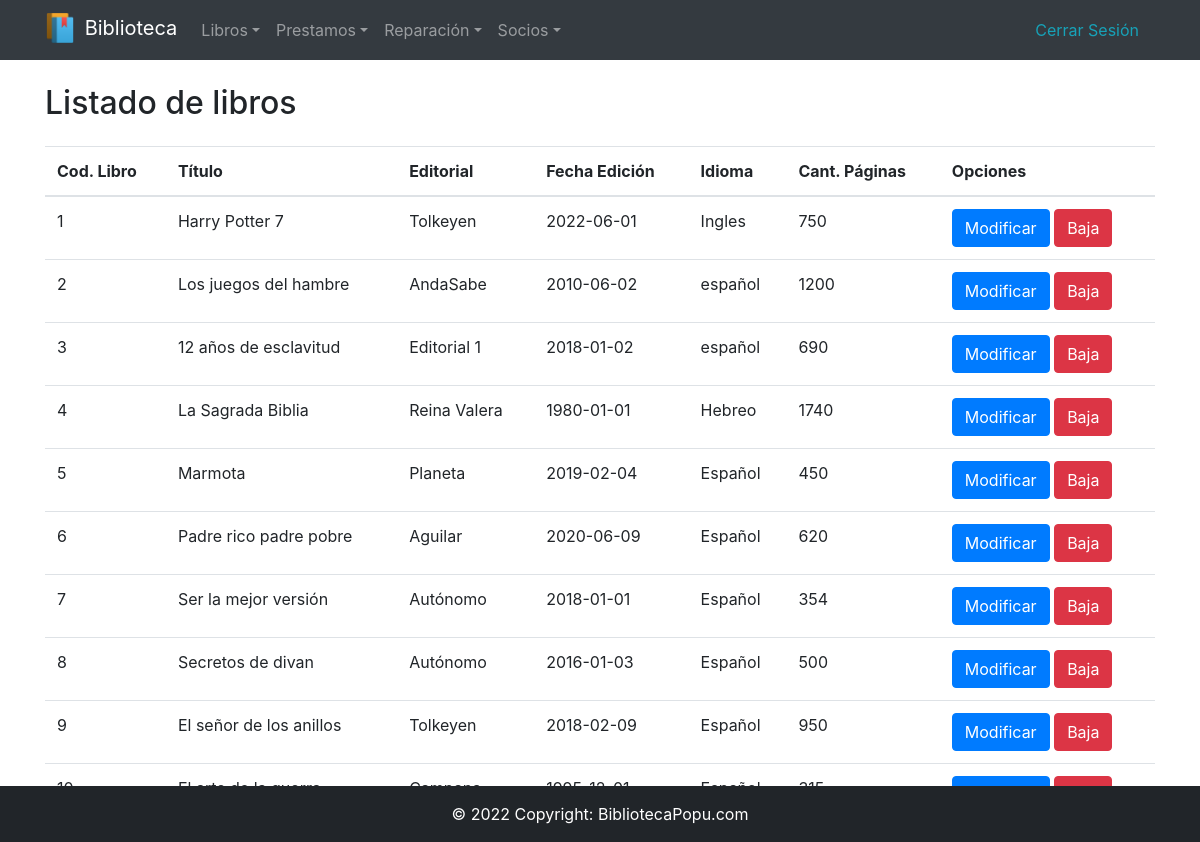
/templates/Libros/ListaLibros.php (signed in), run on the app's committed database.
### tables this page shows
CREATE TABLE `libro` (
  `cod_libro` int(11) NOT NULL AUTO_INCREMENT,
  `titulo` tinytext,
  `editorial` tinytext,
  `fedicion` date DEFAULT NULL,
  `idioma` tinytext,
  `estado` tinytext,
  `cantpaginas` int(11) DEFAULT NULL,
  PRIMARY KEY (`cod_libro`)
);

### config/database.php (called while the page is built, shortened)
<?php
function conectarDB() : mysqli {
    $db = mysqli_connect('localhost', 'root', '', 'biblioteca');
    $db->set_charset("utf8");
    return $db;
}
?>

### templates/Libros/ListaLibros.php (the view, shortened to what this page needs)
<?php include '../../config/funciones.php';
      include '../../config/database.php';
$query = "SELECT * FROM libro";
$resultado = mysqli_query(conectarDB(), $query);
include '../../Header.php';
if($resultado){
?>
<div class="container mt-4">
<h2>Listado de libros</h2>
    <table class="table mt-4">
        <thead>
            <tr>
                <th>Cod. Libro</th>
                <th>Título</th>
                <th>Editorial</th>
                <th>Fecha Edición</th>
                <th>Idioma</th>
                <th>Cant. Páginas</th>
                <th>Opciones</th>
            </tr>
        </thead>
        <tbody>
            <?php while($rep = mysqli_fetch_assoc($resultado)): ?>
            <tr>
                <td><?php echo $rep['cod_libro'] ?></td>
                <td><?php echo $rep['titulo'] ?></td>
                <td><?php echo $rep['editorial'] ?></td>
                <td><?php echo $rep['fedicion'] ?></td>
                <td><?php echo $rep['idioma'] ?></td>
                <td><?php echo $rep['cantpaginas'] ?></td>
                <td >
                <a name="" id="" class="btn btn-primary " href="ModificarLibro.php?id=<?php echo $rep['cod_libro']?>" role="button">Modificar</a>
                <a name="" id="" class="btn btn-danger " href="BajaLibro.php?id=<?php echo $rep['cod_libro']?>" role="button">Baja</a>
                </td>
            </tr>
            <?php endwhile ?>
        </tbody>
    </table>
</div>
<?php
}
include '../../Footer.php';
?>

### Header.php (shortened to what this page needs)
<!doctype html>
<html lang="en">
<head>
    <link rel="stylesheet" href="https://stackpath.bootstrapcdn.com/bootstrap/4.3.1/css/bootstrap.min.css">
</head>
<body>
    <nav class="navbar navbar-expand-sm navbar-dark bg-dark">
        <div class="container">
            <a class="navbar-brand" href="/">
            <img src="/images/icons/favicon.ico" width="30" height="30" class="mr-1 mb-1" alt="">
            Biblioteca</a>
            <div class="collapse navbar-collapse" id="collapsibleNavId">
                <ul class="navbar-nav mr-auto mt-2 mt-lg-0">
                    <li class="nav-item dropdown">
                        <a class="nav-link dropdown-toggle" href="#" id="dropdownId" data-toggle="dropdown" aria-haspopup="true" aria-expanded="false">Libros</a>
                    </li>
                    <li class="nav-item dropdown">
                        <a class="nav-link dropdown-toggle" href="#" id="dropdownId" data-toggle="dropdown" aria-haspopup="true" aria-expanded="false">Prestamos</a>
                    </li>
                    <li class="nav-item dropdown">
                        <a class="nav-link dropdown-toggle" href="#" id="dropdownId" data-toggle="dropdown" aria-haspopup="true" aria-expanded="false">Reparación</a>
                    </li>
                    <li class="nav-item dropdown">
                        <a class="nav-link dropdown-toggle" href="#" id="dropdownId" data-toggle="dropdown" aria-haspopup="true" aria-expanded="false">Socios</a>
                    </li>
                </ul>
                <form class="form-inline my-2 my-lg-0 nav-item">
                    <a class="nav-link text-info" href="/logout.php">Cerrar Sesión</a>
                </form>
            </div>
    </nav>

### Footer.php (shortened to what this page needs)
  <footer class="text-center text-white fixed-bottom" style="background-color:  #212529;">
  <div class="text-center p-3" style="background-color: #212529;">
    © 2022 Copyright:
    <a class="text-white" href="/">BibliotecaPopu.com</a>
  </div>
</footer>
    </body>
  </html>

### data on the page
libro: cod_libro "1", titulo "Harry Potter 7", editorial "Tolkeyen", fedicion "2022-06-01", idioma "Ingles", cantpaginas "750"
libro: cod_libro "2", titulo "Los juegos del hambre", editorial "AndaSabe", fedicion "2010-06-02", idioma "español", cantpaginas "1200"
libro: cod_libro "3", titulo "12 años de esclavitud", editorial "Editorial 1", fedicion "2018-01-02", idioma "español", cantpaginas "690"
libro: cod_libro "4", titulo "La Sagrada Biblia", editorial "Reina Valera", fedicion "1980-01-01", idioma "Hebreo", cantpaginas "1740"
libro: cod_libro "5", titulo "Marmota", editorial "Planeta", fedicion "2019-02-04", idioma "Español", cantpaginas "450"
libro: cod_libro "6", titulo "Padre rico padre pobre", editorial "Aguilar", fedicion "2020-06-09", idioma "Español", cantpaginas "620"
libro: cod_libro "7", titulo "Ser la mejor versión", editorial "Autónomo", fedicion "2018-01-01", idioma "Español", cantpaginas "354"
libro: cod_libro "8", titulo "Secretos de divan", editorial "Autónomo", fedicion "2016-01-03", idioma "Español", cantpaginas "500"
libro: cod_libro "9", titulo "El señor de los anillos", editorial "Tolkeyen", fedicion "2018-02-09", idioma "Español", cantpaginas "950"
